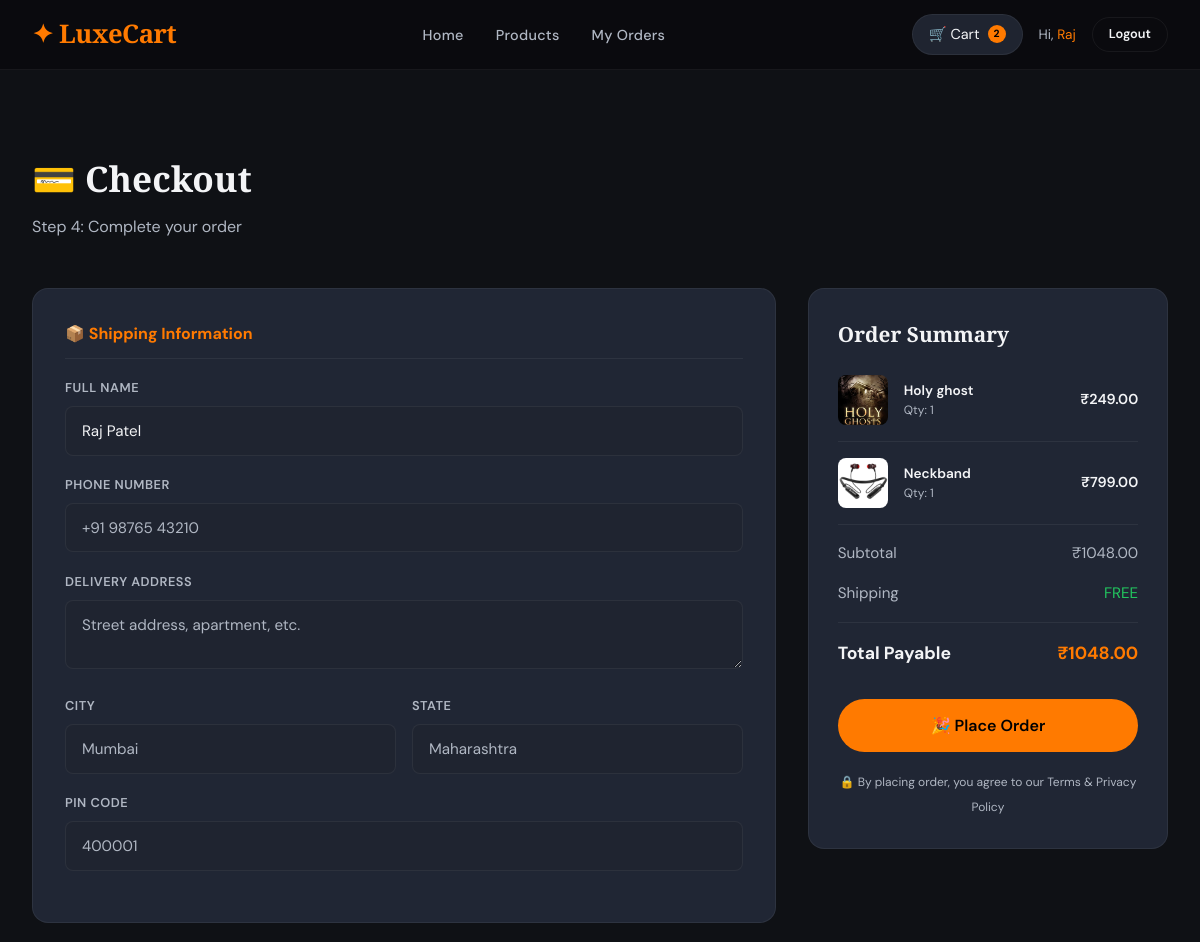
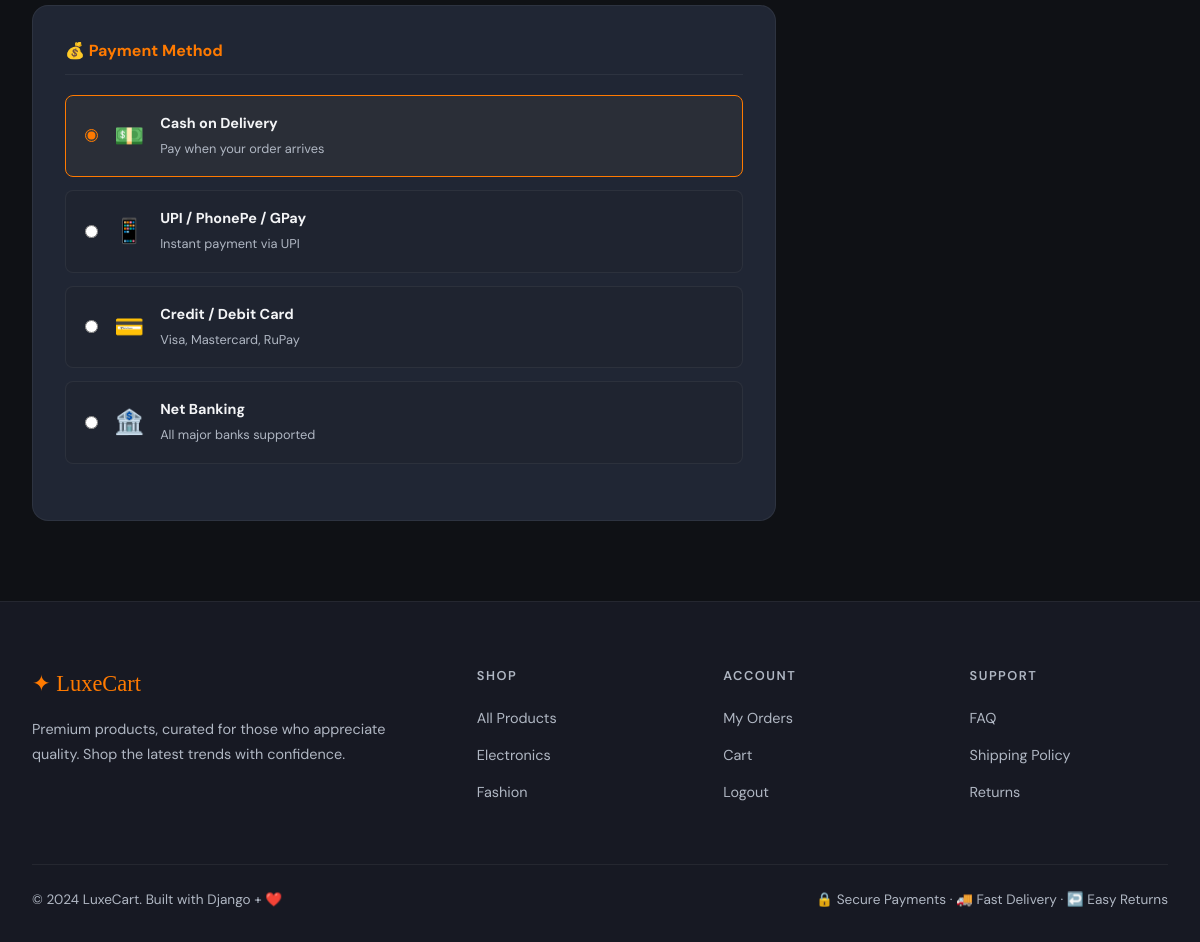
Screenshot of /checkout/ (signed in) with the database file from the repository (2 pictures, top to bottom).
### store/models.py (models this page shows, shortened)
class CartItem(models.Model):
    cart = models.ForeignKey(Cart, on_delete=models.CASCADE)
    product = models.ForeignKey(Product, on_delete=models.CASCADE)
    quantity = models.PositiveIntegerField(default=1)
    @property
    def subtotal(self):
        return self.product.price * self.quantity

class Product(models.Model):
    category = models.ForeignKey(Category, on_delete=models.SET_NULL, null=True, related_name='products')
    name = models.CharField(max_length=200)
    slug = models.SlugField(unique=True)
    description = models.TextField()
    price = models.DecimalField(max_digits=10, decimal_places=2)
    original_price = models.DecimalField(max_digits=10, decimal_places=2, null=True, blank=True)
    stock = models.PositiveIntegerField(default=0)
    image = models.ImageField(upload_to='products/', blank=True)
    image_url = models.URLField(blank=True)  # fallback for demo images
    rating = models.DecimalField(max_digits=3, decimal_places=1, default=4.5)
    review_count = models.PositiveIntegerField(default=0)
    is_featured = models.BooleanField(default=False)
    is_active = models.BooleanField(default=True)
    created_at = models.DateTimeField(auto_now_add=True)
    @property
    def display_image(self):
        if self.image:
            return self.image.url
        return self.image_url or ''

class Cart(models.Model):
    user = models.OneToOneField(User, on_delete=models.CASCADE, related_name='cart')
    created_at = models.DateTimeField(auto_now_add=True)
    @property
    def total(self):
        return sum(item.subtotal for item in self.cartitem_set.all())
    @property
    def item_count(self):
        return sum(item.quantity for item in self.cartitem_set.all())

### store/views.py (the view)
# urls.py: path('checkout/', views.checkout, name='checkout'),
@login_required
def checkout(request):
    cart, _ = Cart.objects.get_or_create(user=request.user)
    items = cart.cartitem_set.select_related('product').all()
    if not items:
        messages.warning(request, 'Your cart is empty.')
        return redirect('cart')
    return render(request, 'store/checkout.html', {'cart': cart, 'items': items})

### store/context_processors.py (called while the page is built)
def cart_count(request):
    if request.user.is_authenticated:
        try:
            cart = Cart.objects.get(user=request.user)
            return {'cart_count': cart.item_count}
        except Cart.DoesNotExist:
            pass
    return {'cart_count': 0}

### store/templates/store/checkout.html (shortened to what this page needs)
{% extends 'store/base.html' %}
{% block content %}
<div class="section">
  <div class="container">
    <h1 class="section-title">💳 Checkout</h1>
    <p class="section-sub">Step 4: Complete your order</p>
    <form method="post" action="{% url 'place_order' %}">
      <div class="checkout-grid">
        <div>
          <div class="checkout-form-box" style="margin-bottom:1.5rem;">
            <div class="checkout-section-title">📦 Shipping Information</div>
            <div class="form-group">
              <label class="form-label">Full Name</label>
              <input type="text" name="full_name" class="form-input" required
                placeholder="John Doe"
                value="{{ user.get_full_name|default:user.username }}">
            </div>
            <div class="form-group">
              <label class="form-label">Phone Number</label>
              <input type="tel" name="phone" class="form-input" required placeholder="+91 98765 43210">
            </div>
            <div class="form-group">
              <label class="form-label">Delivery Address</label>
              <textarea name="address" class="form-input" rows="2" required placeholder="Street address, apartment, etc." style="resize:vertical;"></textarea>
            </div>
            <div class="form-row">
              <div class="form-group">
                <label class="form-label">City</label>
                <input type="text" name="city" class="form-input" required placeholder="Mumbai">
              </div>
              <div class="form-group">
                <label class="form-label">State</label>
                <input type="text" name="state" class="form-input" required placeholder="Maharashtra">
              </div>
            </div>
            <div class="form-group">
              <label class="form-label">PIN Code</label>
              <input type="text" name="zip_code" class="form-input" required placeholder="400001" maxlength="10">
            </div>
          </div>
          <div class="checkout-form-box">
            <div class="checkout-section-title">💰 Payment Method</div>
            <div class="payment-options">
              <label class="payment-option selected">
                <input type="radio" name="payment_method" value="cod" checked>
                <div class="payment-option-icon">💵</div>
                <div class="payment-option-text">
                  <strong>Cash on Delivery</strong>
                  <span>Pay when your order arrives</span>
                </div>
              </label>
              <label class="payment-option">
                <input type="radio" name="payment_method" value="upi">
                <div class="payment-option-icon">📱</div>
                <div class="payment-option-text">
                  <strong>UPI / PhonePe / GPay</strong>
                  <span>Instant payment via UPI</span>
                </div>
              </label>
              <label class="payment-option">
                <input type="radio" name="payment_method" value="card">
                <div class="payment-option-icon">💳</div>
                <div class="payment-option-text">
                  <strong>Credit / Debit Card</strong>
                  <span>Visa, Mastercard, RuPay</span>
                </div>
              </label>
              <label class="payment-option">
                <input type="radio" name="payment_method" value="netbanking">
                <div class="payment-option-icon">🏦</div>
                <div class="payment-option-text">
                  <strong>Net Banking</strong>
                  <span>All major banks supported</span>
                </div>
              </label>
            </div>
          </div>
        </div>
        <div>
          <div class="cart-summary" style="position:sticky;top:90px;">
            <div class="summary-title">Order Summary</div>
            {% for item in items %}
            <div style="display:flex;gap:1rem;align-items:center;margin-bottom:1rem;padding-bottom:1rem;border-bottom:1px solid var(--border);">
              {% if item.product.display_image %}
              <img src="{{ item.product.display_image }}" style="width:50px;height:50px;border-radius:8px;object-fit:cover;">
              {% else %}
              <div style="width:50px;height:50px;background:var(--bg3);border-radius:8px;display:flex;align-items:center;justify-content:center;">🛍️</div>
              {% endif %}
              <div style="flex:1;">
                <div style="font-size:0.85rem;font-weight:600;">{{ item.product.name }}</div>
                <div style="font-size:0.75rem;color:var(--text2);">Qty: {{ item.quantity }}</div>
              </div>
              <div style="font-weight:600;font-size:0.9rem;">₹{{ item.subtotal }}</div>
            </div>
            {% endfor %}
            <div class="summary-row">
              <span>Subtotal</span>
              <span>₹{{ cart.total }}</span>
            </div>
            <div class="summary-row">
              <span>Shipping</span>
              <span style="color:var(--success);">{% if cart.total >= 999 %}FREE{% else %}₹99{% endif %}</span>
            </div>
            <div class="summary-row total">
              <span>Total Payable</span>
              <span style="color:var(--accent);">₹{{ cart.total }}</span>
            </div>
            <button type="submit" class="btn btn-primary btn-full btn-lg" style="margin-top:1rem;">
              🎉 Place Order
            </button>
            <div style="text-align:center;margin-top:1rem;">
              <small style="color:var(--text2);font-size:0.75rem;">
                🔒 By placing order, you agree to our Terms &amp; Privacy Policy
              </small>
            </div>
          </div>
        </div>
      </div>
    </form>
  </div>
</div>
{% endblock %}

### store/templates/store/base.html (shortened to what this page needs)
{% load static %}
<!DOCTYPE html>
<html lang="en">
<head>
<link rel="stylesheet" href="{% static 'store/css/main.css' %}">
</head>
<body>
<nav class="navbar">
  <a href="{% url 'home' %}" class="nav-brand">✦ LuxeCart</a>
  <ul class="nav-links">
    <li><a href="{% url 'home' %}">Home</a></li>
    <li><a href="{% url 'product_list' %}">Products</a></li>
    {% if user.is_authenticated %}
    <li><a href="{% url 'order_history' %}">My Orders</a></li>
    {% endif %}
  </ul>
  <div class="nav-actions">
    {% if user.is_authenticated %}
      <a href="{% url 'cart' %}" class="btn-cart">
        🛒 Cart
        <span class="cart-badge">{{ cart_count }}</span>
      </a>
      <span class="nav-user">Hi, <span>{{ user.first_name|default:user.username }}</span></span>
      <a href="{% url 'logout' %}" class="btn-outline btn btn-sm">Logout</a>
    {% else %}
      <a href="{% url 'login' %}" class="btn-outline btn btn-sm">Login</a>
      <a href="{% url 'register' %}" class="btn-nav-auth">Register</a>
    {% endif %}
  </div>
</nav>
{% block content %}{% endblock %}
<footer class="footer">
  <div class="container">
    <div class="footer-grid">
      <div>
        <div class="footer-brand">✦ LuxeCart</div>
        <p class="footer-desc">Premium products, curated for those who appreciate quality. Shop the latest trends with confidence.</p>
      </div>
      <div>
        <div class="footer-title">Shop</div>
        <ul class="footer-links">
          <li><a href="{% url 'product_list' %}">All Products</a></li>
          <li><a href="{% url 'product_list' %}?category=electronics">Electronics</a></li>
          <li><a href="{% url 'product_list' %}?category=fashion">Fashion</a></li>
        </ul>
      </div>
      <div>
        <div class="footer-title">Account</div>
        <ul class="footer-links">
          {% if user.is_authenticated %}
          <li><a href="{% url 'order_history' %}">My Orders</a></li>
          <li><a href="{% url 'cart' %}">Cart</a></li>
          <li><a href="{% url 'logout' %}">Logout</a></li>
          {% else %}
          <li><a href="{% url 'login' %}">Login</a></li>
          <li><a href="{% url 'register' %}">Register</a></li>
          {% endif %}
        </ul>
      </div>
      <div>
        <div class="footer-title">Support</div>
        <ul class="footer-links">
          <li><a href="#">FAQ</a></li>
          <li><a href="#">Shipping Policy</a></li>
          <li><a href="#">Returns</a></li>
        </ul>
      </div>
    </div>
    <div class="footer-bottom">
      <p class="footer-copy">© 2024 LuxeCart. Built with Django + ❤️</p>
      <p class="footer-copy">🔒 Secure Payments · 🚚 Fast Delivery · ↩️ Easy Returns</p>
    </div>
  </div>
</footer>
</body>
</html>

### rows the page displays
CartItem: product.display_image (picture), product.name "Holy ghost", quantity "1", subtotal "249.00"
CartItem: product.display_image (picture), product.name "Neckband", quantity "1", subtotal "799.00"
Cart: total "1048.00"

### other values shown
{{ cart_count }} "2"
{{ user.first_name|default:user.username }} "Raj"
